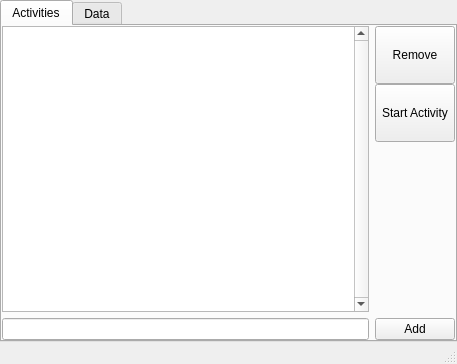
<?xml version="1.0" encoding="UTF-8"?>
<ui version="4.0">
 <class>activityLogger</class>
 <widget class="QMainWindow" name="activityLogger">
  <property name="geometry">
   <rect>
    <x>0</x>
    <y>0</y>
    <width>457</width>
    <height>364</height>
   </rect>
  </property>
  <property name="sizePolicy">
   <sizepolicy hsizetype="Fixed" vsizetype="Fixed">
    <horstretch>0</horstretch>
    <verstretch>0</verstretch>
   </sizepolicy>
  </property>
  <property name="windowTitle">
   <string>activityLogger</string>
  </property>
  <widget class="QWidget" name="centralWidget">
   <layout class="QGridLayout" name="gridLayout_6">
    <property name="leftMargin">
     <number>0</number>
    </property>
    <property name="topMargin">
     <number>0</number>
    </property>
    <property name="rightMargin">
     <number>0</number>
    </property>
    <property name="bottomMargin">
     <number>0</number>
    </property>
    <item row="0" column="0">
     <widget class="QStackedWidget" name="stackedWidget">
      <property name="currentIndex">
       <number>0</number>
      </property>
      <widget class="QWidget" name="page">
       <layout class="QHBoxLayout" name="horizontalLayout_3">
        <property name="spacing">
         <number>0</number>
        </property>
        <property name="leftMargin">
         <number>0</number>
        </property>
        <property name="topMargin">
         <number>0</number>
        </property>
        <property name="rightMargin">
         <number>0</number>
        </property>
        <property name="bottomMargin">
         <number>0</number>
        </property>
        <item>
         <widget class="QTabWidget" name="tabWidget">
          <property name="enabled">
           <bool>true</bool>
          </property>
          <property name="sizePolicy">
           <sizepolicy hsizetype="Expanding" vsizetype="Expanding">
            <horstretch>100</horstretch>
            <verstretch>100</verstretch>
           </sizepolicy>
          </property>
          <property name="minimumSize">
           <size>
            <width>80</width>
            <height>50</height>
           </size>
          </property>
          <property name="currentIndex">
           <number>0</number>
          </property>
          <property name="movable">
           <bool>false</bool>
          </property>
          <widget class="QWidget" name="tab">
           <attribute name="title">
            <string>Activities</string>
           </attribute>
           <layout class="QGridLayout" name="gridLayout_2">
            <property name="leftMargin">
             <number>0</number>
            </property>
            <property name="topMargin">
             <number>0</number>
            </property>
            <property name="rightMargin">
             <number>0</number>
            </property>
            <property name="bottomMargin">
             <number>0</number>
            </property>
            <property name="spacing">
             <number>0</number>
            </property>
            <item row="0" column="0">
             <layout class="QVBoxLayout" name="verticalLayout_3">
              <item>
               <layout class="QHBoxLayout" name="horizontalLayout_2">
                <item>
                 <widget class="QListWidget" name="activityList">
                  <property name="sizePolicy">
                   <sizepolicy hsizetype="Expanding" vsizetype="Expanding">
                    <horstretch>0</horstretch>
                    <verstretch>0</verstretch>
                   </sizepolicy>
                  </property>
                  <property name="frameShadow">
                   <enum>QFrame::Plain</enum>
                  </property>
                  <property name="verticalScrollBarPolicy">
                   <enum>Qt::ScrollBarAlwaysOn</enum>
                  </property>
                  <property name="tabKeyNavigation">
                   <bool>false</bool>
                  </property>
                  <property name="alternatingRowColors">
                   <bool>true</bool>
                  </property>
                  <property name="resizeMode">
                   <enum>QListView::Adjust</enum>
                  </property>
                  <property name="sortingEnabled">
                   <bool>true</bool>
                  </property>
                 </widget>
                </item>
                <item>
                 <layout class="QVBoxLayout" name="verticalLayout_2">
                  <property name="spacing">
                   <number>0</number>
                  </property>
                  <item>
                   <widget class="QPushButton" name="removeActivity">
                    <property name="sizePolicy">
                     <sizepolicy hsizetype="Fixed" vsizetype="Expanding">
                      <horstretch>0</horstretch>
                      <verstretch>0</verstretch>
                     </sizepolicy>
                    </property>
                    <property name="maximumSize">
                     <size>
                      <width>16777215</width>
                      <height>58</height>
                     </size>
                    </property>
                    <property name="text">
                     <string>Remove</string>
                    </property>
                   </widget>
                  </item>
                  <item>
                   <widget class="QPushButton" name="startActivity">
                    <property name="sizePolicy">
                     <sizepolicy hsizetype="Fixed" vsizetype="Expanding">
                      <horstretch>0</horstretch>
                      <verstretch>0</verstretch>
                     </sizepolicy>
                    </property>
                    <property name="maximumSize">
                     <size>
                      <width>16777215</width>
                      <height>58</height>
                     </size>
                    </property>
                    <property name="text">
                     <string>Start Activity</string>
                    </property>
                   </widget>
                  </item>
                  <item>
                   <spacer name="verticalSpacer">
                    <property name="orientation">
                     <enum>Qt::Vertical</enum>
                    </property>
                    <property name="sizeType">
                     <enum>QSizePolicy::Expanding</enum>
                    </property>
                    <property name="sizeHint" stdset="0">
                     <size>
                      <width>0</width>
                      <height>0</height>
                     </size>
                    </property>
                   </spacer>
                  </item>
                 </layout>
                </item>
               </layout>
              </item>
              <item>
               <layout class="QHBoxLayout" name="horizontalLayout">
                <item>
                 <widget class="QLineEdit" name="newActivityEdit">
                  <property name="sizePolicy">
                   <sizepolicy hsizetype="Preferred" vsizetype="Fixed">
                    <horstretch>0</horstretch>
                    <verstretch>0</verstretch>
                   </sizepolicy>
                  </property>
                 </widget>
                </item>
                <item>
                 <widget class="QPushButton" name="addActivity">
                  <property name="sizePolicy">
                   <sizepolicy hsizetype="Fixed" vsizetype="Fixed">
                    <horstretch>0</horstretch>
                    <verstretch>0</verstretch>
                   </sizepolicy>
                  </property>
                  <property name="text">
                   <string>Add</string>
                  </property>
                 </widget>
                </item>
               </layout>
              </item>
             </layout>
            </item>
           </layout>
          </widget>
          <widget class="QWidget" name="tab_2">
           <attribute name="title">
            <string>Data</string>
           </attribute>
           <layout class="QGridLayout" name="gridLayout_5">
            <property name="leftMargin">
             <number>0</number>
            </property>
            <property name="topMargin">
             <number>0</number>
            </property>
            <property name="rightMargin">
             <number>0</number>
            </property>
            <property name="bottomMargin">
             <number>0</number>
            </property>
            <property name="spacing">
             <number>0</number>
            </property>
            <item row="0" column="0">
             <layout class="QGridLayout" name="gridLayout_4">
              <property name="spacing">
               <number>0</number>
              </property>
              <item row="0" column="0">
               <layout class="QHBoxLayout" name="horizontalLayout_5">
                <property name="spacing">
                 <number>1</number>
                </property>
                <item>
                 <widget class="QListView" name="activityList_2">
                  <property name="sizePolicy">
                   <sizepolicy hsizetype="Preferred" vsizetype="Expanding">
                    <horstretch>0</horstretch>
                    <verstretch>0</verstretch>
                   </sizepolicy>
                  </property>
                  <property name="minimumSize">
                   <size>
                    <width>0</width>
                    <height>0</height>
                   </size>
                  </property>
                  <property name="maximumSize">
                   <size>
                    <width>118</width>
                    <height>16777215</height>
                   </size>
                  </property>
                  <property name="frameShape">
                   <enum>QFrame::StyledPanel</enum>
                  </property>
                  <property name="frameShadow">
                   <enum>QFrame::Plain</enum>
                  </property>
                  <property name="editTriggers">
                   <set>QAbstractItemView::NoEditTriggers</set>
                  </property>
                  <property name="dragEnabled">
                   <bool>false</bool>
                  </property>
                  <property name="alternatingRowColors">
                   <bool>true</bool>
                  </property>
                  <property name="resizeMode">
                   <enum>QListView::Fixed</enum>
                  </property>
                 </widget>
                </item>
                <item>
                 <layout class="QVBoxLayout" name="verticalLayout_10">
                  <property name="spacing">
                   <number>0</number>
                  </property>
                  <item>
                   <layout class="QHBoxLayout" name="horizontalLayout_6">
                    <item>
                     <widget class="QCheckBox" name="filterMonths">
                      <property name="layoutDirection">
                       <enum>Qt::RightToLeft</enum>
                      </property>
                      <property name="text">
                       <string>Filter Months</string>
                      </property>
                     </widget>
                    </item>
                    <item>
                     <widget class="QCheckBox" name="filterYears">
                      <property name="sizePolicy">
                       <sizepolicy hsizetype="Fixed" vsizetype="Fixed">
                        <horstretch>0</horstretch>
                        <verstretch>0</verstretch>
                       </sizepolicy>
                      </property>
                      <property name="layoutDirection">
                       <enum>Qt::RightToLeft</enum>
                      </property>
                      <property name="text">
                       <string>Filter Years</string>
                      </property>
                     </widget>
                    </item>
                    <item>
                     <widget class="QDateEdit" name="filterDate">
                      <property name="currentSection">
                       <enum>QDateTimeEdit::MonthSection</enum>
                      </property>
                      <property name="displayFormat">
                       <string>MMMM | yyyy</string>
                      </property>
                      <property name="calendarPopup">
                       <bool>false</bool>
                      </property>
                     </widget>
                    </item>
                   </layout>
                  </item>
                  <item>
                   <widget class="QListWidget" name="displayData">
                    <property name="sizePolicy">
                     <sizepolicy hsizetype="Expanding" vsizetype="Expanding">
                      <horstretch>2</horstretch>
                      <verstretch>0</verstretch>
                     </sizepolicy>
                    </property>
                    <property name="alternatingRowColors">
                     <bool>true</bool>
                    </property>
                    <property name="isWrapping" stdset="0">
                     <bool>false</bool>
                    </property>
                    <property name="wordWrap">
                     <bool>false</bool>
                    </property>
                   </widget>
                  </item>
                  <item>
                   <widget class="QLabel" name="totalTime">
                    <property name="text">
                     <string>Total:</string>
                    </property>
                    <property name="alignment">
                     <set>Qt::AlignRight|Qt::AlignTrailing|Qt::AlignVCenter</set>
                    </property>
                   </widget>
                  </item>
                 </layout>
                </item>
               </layout>
              </item>
              <item row="1" column="0">
               <layout class="QHBoxLayout" name="horizontalLayout_4">
                <property name="spacing">
                 <number>1</number>
                </property>
                <item>
                 <widget class="QPushButton" name="exportText">
                  <property name="text">
                   <string>Export Text</string>
                  </property>
                 </widget>
                </item>
                <item>
                 <widget class="QPushButton" name="exportTimestamps">
                  <property name="text">
                   <string>Export Timestamps</string>
                  </property>
                 </widget>
                </item>
                <item>
                 <widget class="QPushButton" name="deleteEntry">
                  <property name="text">
                   <string>Delete Entry</string>
                  </property>
                 </widget>
                </item>
                <item>
                 <widget class="QPushButton" name="editComment">
                  <property name="text">
                   <string>Edit Comment</string>
                  </property>
                 </widget>
                </item>
               </layout>
              </item>
             </layout>
            </item>
           </layout>
          </widget>
         </widget>
        </item>
       </layout>
      </widget>
      <widget class="QWidget" name="page_2">
       <layout class="QGridLayout" name="gridLayout">
        <property name="leftMargin">
         <number>3</number>
        </property>
        <property name="topMargin">
         <number>3</number>
        </property>
        <property name="rightMargin">
         <number>3</number>
        </property>
        <property name="bottomMargin">
         <number>3</number>
        </property>
        <property name="spacing">
         <number>0</number>
        </property>
        <item row="0" column="0">
         <layout class="QVBoxLayout" name="verticalLayout_7">
          <property name="spacing">
           <number>0</number>
          </property>
          <item>
           <layout class="QVBoxLayout" name="verticalLayout_6">
            <property name="spacing">
             <number>0</number>
            </property>
            <item>
             <layout class="QVBoxLayout" name="verticalLayout_5">
              <property name="spacing">
               <number>0</number>
              </property>
              <item>
               <widget class="QLabel" name="currentActivity">
                <property name="sizePolicy">
                 <sizepolicy hsizetype="Preferred" vsizetype="Minimum">
                  <horstretch>0</horstretch>
                  <verstretch>0</verstretch>
                 </sizepolicy>
                </property>
                <property name="font">
                 <font>
                  <pointsize>27</pointsize>
                 </font>
                </property>
                <property name="text">
                 <string>Current Activity</string>
                </property>
               </widget>
              </item>
              <item>
               <layout class="QHBoxLayout" name="horizontalLayout_8">
                <property name="spacing">
                 <number>0</number>
                </property>
                <item>
                 <spacer name="horizontalSpacer">
                  <property name="orientation">
                   <enum>Qt::Horizontal</enum>
                  </property>
                  <property name="sizeType">
                   <enum>QSizePolicy::Minimum</enum>
                  </property>
                  <property name="sizeHint" stdset="0">
                   <size>
                    <width>23</width>
                    <height>20</height>
                   </size>
                  </property>
                 </spacer>
                </item>
                <item>
                 <widget class="QLabel" name="startTime">
                  <property name="sizePolicy">
                   <sizepolicy hsizetype="Expanding" vsizetype="Fixed">
                    <horstretch>0</horstretch>
                    <verstretch>0</verstretch>
                   </sizepolicy>
                  </property>
                  <property name="maximumSize">
                   <size>
                    <width>16777215</width>
                    <height>20</height>
                   </size>
                  </property>
                  <property name="font">
                   <font>
                    <pointsize>11</pointsize>
                   </font>
                  </property>
                  <property name="text">
                   <string>Started At: </string>
                  </property>
                 </widget>
                </item>
               </layout>
              </item>
              <item>
               <layout class="QVBoxLayout" name="verticalLayout">
                <property name="spacing">
                 <number>0</number>
                </property>
                <item>
                 <widget class="QLabel" name="hoursString">
                  <property name="sizePolicy">
                   <sizepolicy hsizetype="Preferred" vsizetype="Expanding">
                    <horstretch>0</horstretch>
                    <verstretch>0</verstretch>
                   </sizepolicy>
                  </property>
                  <property name="font">
                   <font>
                    <pointsize>15</pointsize>
                   </font>
                  </property>
                  <property name="text">
                   <string>Hours:</string>
                  </property>
                 </widget>
                </item>
                <item>
                 <widget class="QLabel" name="minutesString">
                  <property name="sizePolicy">
                   <sizepolicy hsizetype="Preferred" vsizetype="Expanding">
                    <horstretch>0</horstretch>
                    <verstretch>0</verstretch>
                   </sizepolicy>
                  </property>
                  <property name="font">
                   <font>
                    <pointsize>15</pointsize>
                   </font>
                  </property>
                  <property name="text">
                   <string>Minutes:</string>
                  </property>
                 </widget>
                </item>
                <item>
                 <widget class="QLabel" name="secondsString">
                  <property name="sizePolicy">
                   <sizepolicy hsizetype="Preferred" vsizetype="Expanding">
                    <horstretch>0</horstretch>
                    <verstretch>0</verstretch>
                   </sizepolicy>
                  </property>
                  <property name="font">
                   <font>
                    <pointsize>15</pointsize>
                   </font>
                  </property>
                  <property name="text">
                   <string>Seconds:</string>
                  </property>
                 </widget>
                </item>
                <item>
                 <spacer name="verticalSpacer_2">
                  <property name="orientation">
                   <enum>Qt::Vertical</enum>
                  </property>
                  <property name="sizeType">
                   <enum>QSizePolicy::Expanding</enum>
                  </property>
                  <property name="sizeHint" stdset="0">
                   <size>
                    <width>20</width>
                    <height>40</height>
                   </size>
                  </property>
                 </spacer>
                </item>
                <item>
                 <layout class="QHBoxLayout" name="horizontalLayout_7">
                  <property name="spacing">
                   <number>1</number>
                  </property>
                  <item>
                   <widget class="QPushButton" name="cancel">
                    <property name="sizePolicy">
                     <sizepolicy hsizetype="Minimum" vsizetype="Preferred">
                      <horstretch>0</horstretch>
                      <verstretch>0</verstretch>
                     </sizepolicy>
                    </property>
                    <property name="maximumSize">
                     <size>
                      <width>16777215</width>
                      <height>46</height>
                     </size>
                    </property>
                    <property name="text">
                     <string>Cancel</string>
                    </property>
                   </widget>
                  </item>
                  <item>
                   <widget class="QPushButton" name="addComments">
                    <property name="sizePolicy">
                     <sizepolicy hsizetype="Minimum" vsizetype="Preferred">
                      <horstretch>0</horstretch>
                      <verstretch>0</verstretch>
                     </sizepolicy>
                    </property>
                    <property name="maximumSize">
                     <size>
                      <width>16777215</width>
                      <height>46</height>
                     </size>
                    </property>
                    <property name="font">
                     <font>
                      <pointsize>7</pointsize>
                     </font>
                    </property>
                    <property name="text">
                     <string>Add Comments</string>
                    </property>
                    <property name="autoRepeat">
                     <bool>false</bool>
                    </property>
                   </widget>
                  </item>
                  <item>
                   <widget class="QPushButton" name="pause">
                    <property name="sizePolicy">
                     <sizepolicy hsizetype="Minimum" vsizetype="Preferred">
                      <horstretch>0</horstretch>
                      <verstretch>0</verstretch>
                     </sizepolicy>
                    </property>
                    <property name="maximumSize">
                     <size>
                      <width>16777215</width>
                      <height>46</height>
                     </size>
                    </property>
                    <property name="text">
                     <string>Pause</string>
                    </property>
                    <property name="checkable">
                     <bool>true</bool>
                    </property>
                   </widget>
                  </item>
                  <item>
                   <widget class="QPushButton" name="finish">
                    <property name="sizePolicy">
                     <sizepolicy hsizetype="Minimum" vsizetype="Preferred">
                      <horstretch>0</horstretch>
                      <verstretch>0</verstretch>
                     </sizepolicy>
                    </property>
                    <property name="maximumSize">
                     <size>
                      <width>16777215</width>
                      <height>46</height>
                     </size>
                    </property>
                    <property name="text">
                     <string>Finish</string>
                    </property>
                   </widget>
                  </item>
                 </layout>
                </item>
               </layout>
              </item>
             </layout>
            </item>
           </layout>
          </item>
         </layout>
        </item>
       </layout>
      </widget>
      <widget class="QWidget" name="page_5">
       <layout class="QGridLayout" name="gridLayout_3">
        <property name="leftMargin">
         <number>3</number>
        </property>
        <property name="topMargin">
         <number>3</number>
        </property>
        <property name="rightMargin">
         <number>3</number>
        </property>
        <property name="bottomMargin">
         <number>3</number>
        </property>
        <property name="spacing">
         <number>0</number>
        </property>
        <item row="0" column="0">
         <layout class="QVBoxLayout" name="verticalLayout_9">
          <item>
           <layout class="QVBoxLayout" name="verticalLayout_8">
            <item>
             <widget class="QLabel" name="label">
              <property name="font">
               <font>
                <pointsize>12</pointsize>
               </font>
              </property>
              <property name="text">
               <string>Comments: enter your comments bellow</string>
              </property>
             </widget>
            </item>
            <item>
             <widget class="QTextEdit" name="commentEditor">
              <property name="font">
               <font>
                <pointsize>12</pointsize>
                <weight>50</weight>
                <bold>false</bold>
               </font>
              </property>
             </widget>
            </item>
            <item>
             <layout class="QHBoxLayout" name="horizontalLayout_9">
              <property name="spacing">
               <number>0</number>
              </property>
              <item>
               <spacer name="horizontalSpacer_2">
                <property name="orientation">
                 <enum>Qt::Horizontal</enum>
                </property>
                <property name="sizeHint" stdset="0">
                 <size>
                  <width>0</width>
                  <height>20</height>
                 </size>
                </property>
               </spacer>
              </item>
              <item>
               <widget class="QPushButton" name="comment_cancel">
                <property name="text">
                 <string>Cancel</string>
                </property>
               </widget>
              </item>
              <item>
               <widget class="QPushButton" name="comment_submit">
                <property name="text">
                 <string>Save Comment</string>
                </property>
               </widget>
              </item>
             </layout>
            </item>
           </layout>
          </item>
         </layout>
        </item>
       </layout>
      </widget>
     </widget>
    </item>
   </layout>
  </widget>
  <widget class="QStatusBar" name="statusBar"/>
 </widget>
 <layoutdefault spacing="6" margin="11"/>
 <resources/>
 <connections/>
</ui>
